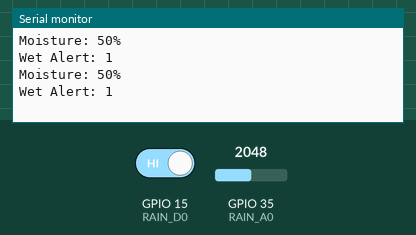
The sketch below on a simulated ESP32. Shown: the last lines printed to the serial monitor. Inputs (shaded band) come from the test bench; at power-on: GPIO 35 (RAIN_A0) = 2048, GPIO 15 (RAIN_D0) HIGH. WiFi joins after 1.5 s; servers stay silent unless stated.

Above: at 3.0 s.
3.1 s: GPIO 35 (RAIN_A0) set to 2866
At 4.1 s:
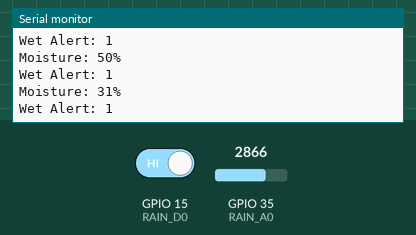
4.6 s: GPIO 15 (RAIN_D0) driven LOW
At 5.5 s:
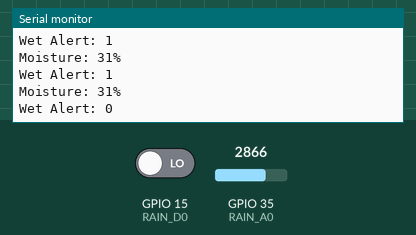
6.1 s: GPIO 35 (RAIN_A0) set to 3603
At 7.3 s:
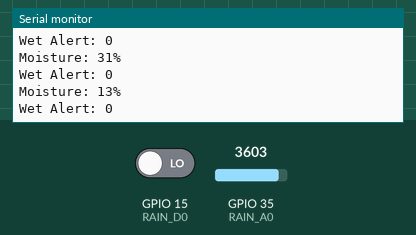
Timing chart, 0 to 9.1 s (numbered marks = the images above; inputs shaded):
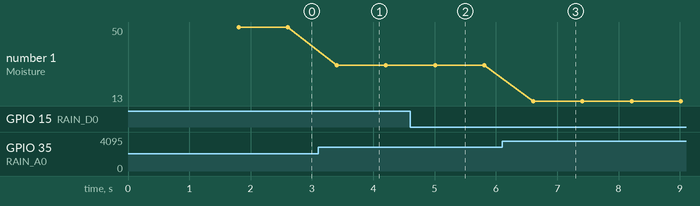

Measured:
- after the input at 3.1 s, the serial monitor: prints a new line after 0.31 s (image 1)
- after the input at 4.6 s, the serial monitor: prints a new line after 0.41 s (image 2)
- after the input at 6.1 s, the serial monitor: prints a new line after 0.51 s (image 3)
- plotted number 1: 50 → 31 after the input at 3.1 s, 31 → 13 after the input at 6.1 s

The sketch:

Rain_sensor_with_Blynk.ino
```cpp
#define BLYNK_TEMPLATE_ID "TMPL36iH5oeLd"
#define BLYNK_TEMPLATE_NAME "Baby monitoring system"
#define BLYNK_AUTH_TOKEN "5tJqs-4yRi9z4YNxnEIQ1sZsswbhOCRw"

#include <WiFi.h>
#include <WiFiClient.h>
#include <BlynkSimpleEsp32.h>

char ssid[] = "Airtel_bisw_4895";
char pass[] = "Air@27541";

#define RAIN_A0 35
#define RAIN_D0 15

void setup() {
  Serial.begin(115200);
  Blynk.begin(BLYNK_AUTH_TOKEN, ssid, pass);

  pinMode(RAIN_D0, INPUT);
}

void loop() {
  Blynk.run();

  int analogVal = analogRead(RAIN_A0);
  int moisturePercent = map(analogVal, 0, 4095, 100, 0);
  int wetAlert = digitalRead(RAIN_D0);

  Serial.print("Moisture: "); Serial.print(moisturePercent); Serial.println("%");
  Serial.print("Wet Alert: "); Serial.println(wetAlert);

  Blynk.virtualWrite(V4, moisturePercent);
  Blynk.virtualWrite(V5, wetAlert);

  delay(800);
}
```
